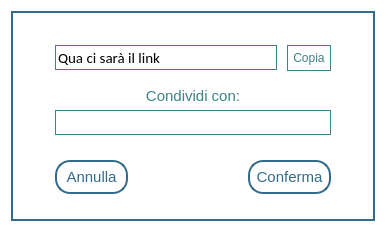
<?xml version="1.0" encoding="UTF-8"?>
<ui version="4.0">
 <class>Condividi</class>
 <widget class="QDialog" name="Condividi">
  <property name="geometry">
   <rect>
    <x>0</x>
    <y>0</y>
    <width>386</width>
    <height>226</height>
   </rect>
  </property>
  <property name="windowTitle">
   <string>Dialog</string>
  </property>
  <property name="styleSheet">
   <string notr="true">background-color:white
</string>
  </property>
  <layout class="QVBoxLayout" name="verticalLayout">
   <item>
    <widget class="QGroupBox" name="groupBox">
     <property name="styleSheet">
      <string notr="true">border: 2px solid #336b8a;
background-color: white</string>
     </property>
     <property name="title">
      <string/>
     </property>
     <layout class="QVBoxLayout" name="verticalLayout_3">
      <item>
       <layout class="QHBoxLayout" name="horizontalLayout" stretch="0,0">
        <property name="spacing">
         <number>10</number>
        </property>
        <property name="leftMargin">
         <number>32</number>
        </property>
        <property name="topMargin">
         <number>19</number>
        </property>
        <property name="rightMargin">
         <number>32</number>
        </property>
        <property name="bottomMargin">
         <number>0</number>
        </property>
        <item>
         <widget class="QLineEdit" name="url">
          <property name="enabled">
           <bool>true</bool>
          </property>
          <property name="minimumSize">
           <size>
            <width>0</width>
            <height>25</height>
           </size>
          </property>
          <property name="font">
           <font>
            <family>Calibri</family>
            <pointsize>11</pointsize>
           </font>
          </property>
          <property name="cursor">
           <cursorShape>ArrowCursor</cursorShape>
          </property>
          <property name="mouseTracking">
           <bool>false</bool>
          </property>
          <property name="autoFillBackground">
           <bool>false</bool>
          </property>
          <property name="styleSheet">
           <string notr="true">QLineEdit
{
	border:1px solid #3a848a;
	background-color:none;
}
QLineEdit:hover
{
	border:2px solid #3a848a;
}
QLineEdit:focus
{
	border:2px solid #3a848a;
}
</string>
          </property>
          <property name="inputMask">
           <string/>
          </property>
          <property name="text">
           <string>Qua ci sarà il link</string>
          </property>
          <property name="frame">
           <bool>false</bool>
          </property>
          <property name="echoMode">
           <enum>QLineEdit::Normal</enum>
          </property>
          <property name="readOnly">
           <bool>true</bool>
          </property>
         </widget>
        </item>
        <item>
         <widget class="QPushButton" name="copia">
          <property name="styleSheet">
           <string notr="true">QPushButton
{
	color: #3a848a;
	font-size: 12px;
	border: 1px solid #3a848a;
	padding: 5px;
	font-family: 'Calibri';
	background-color:none;
}
QPushButton:hover
{
	border:2px solid #3a848a;
}</string>
          </property>
          <property name="text">
           <string>Copia</string>
          </property>
         </widget>
        </item>
       </layout>
      </item>
      <item>
       <layout class="QVBoxLayout" name="verticalLayout_2">
        <property name="spacing">
         <number>0</number>
        </property>
        <property name="leftMargin">
         <number>32</number>
        </property>
        <property name="topMargin">
         <number>5</number>
        </property>
        <property name="rightMargin">
         <number>32</number>
        </property>
        <property name="bottomMargin">
         <number>4</number>
        </property>
        <item>
         <widget class="QLabel" name="label_4">
          <property name="styleSheet">
           <string notr="true">color: #3a848a;
font-size: 15px;
border: none;
padding: 5px;
font-family: 'Calibri';
background-color:none</string>
          </property>
          <property name="text">
           <string>Condividi con:</string>
          </property>
          <property name="alignment">
           <set>Qt::AlignCenter</set>
          </property>
         </widget>
        </item>
        <item>
         <widget class="QLineEdit" name="condividiB">
          <property name="minimumSize">
           <size>
            <width>0</width>
            <height>25</height>
           </size>
          </property>
          <property name="font">
           <font>
            <family>Calibri</family>
            <pointsize>11</pointsize>
           </font>
          </property>
          <property name="styleSheet">
           <string notr="true">QLineEdit
{
	border:1px solid #3a848a;
	background-color:none;
}
QLineEdit:hover
{
	border:2px solid #3a848a;
}
QLineEdit:focus
{
	border:2px solid #3a848a;
}
</string>
          </property>
         </widget>
        </item>
       </layout>
      </item>
      <item>
       <layout class="QHBoxLayout" name="horizontalLayout_2">
        <property name="spacing">
         <number>120</number>
        </property>
        <property name="leftMargin">
         <number>32</number>
        </property>
        <property name="topMargin">
         <number>15</number>
        </property>
        <property name="rightMargin">
         <number>32</number>
        </property>
        <property name="bottomMargin">
         <number>15</number>
        </property>
        <item>
         <widget class="QPushButton" name="annulla">
          <property name="styleSheet">
           <string notr="true">QPushButton
{
	background-color:none;
	border:2px solid #336b8a;
	padding: 6px;
	color: #336b8a;
	font-size: 15px;
	font-family: 'Calibri';
	border-radius: 15px;
}
QPushButton:hover
{
	background-color: #336b8a;
	color:white;
}
</string>
          </property>
          <property name="text">
           <string>Annulla</string>
          </property>
         </widget>
        </item>
        <item>
         <widget class="QPushButton" name="conferma">
          <property name="styleSheet">
           <string notr="true">QPushButton
{
	background-color:none;
	border:2px solid #336b8a;
	padding: 6px;
	color: #336b8a;
	font-size: 15px;
	font-family: 'Calibri';
	border-radius: 15px;
}
QPushButton:hover
{
	background-color: #336b8a;
	color:white;
}
</string>
          </property>
          <property name="text">
           <string>Conferma</string>
          </property>
         </widget>
        </item>
       </layout>
      </item>
     </layout>
    </widget>
   </item>
  </layout>
 </widget>
 <tabstops>
  <tabstop>conferma</tabstop>
  <tabstop>copia</tabstop>
  <tabstop>annulla</tabstop>
  <tabstop>url</tabstop>
 </tabstops>
 <resources/>
 <connections/>
</ui>
